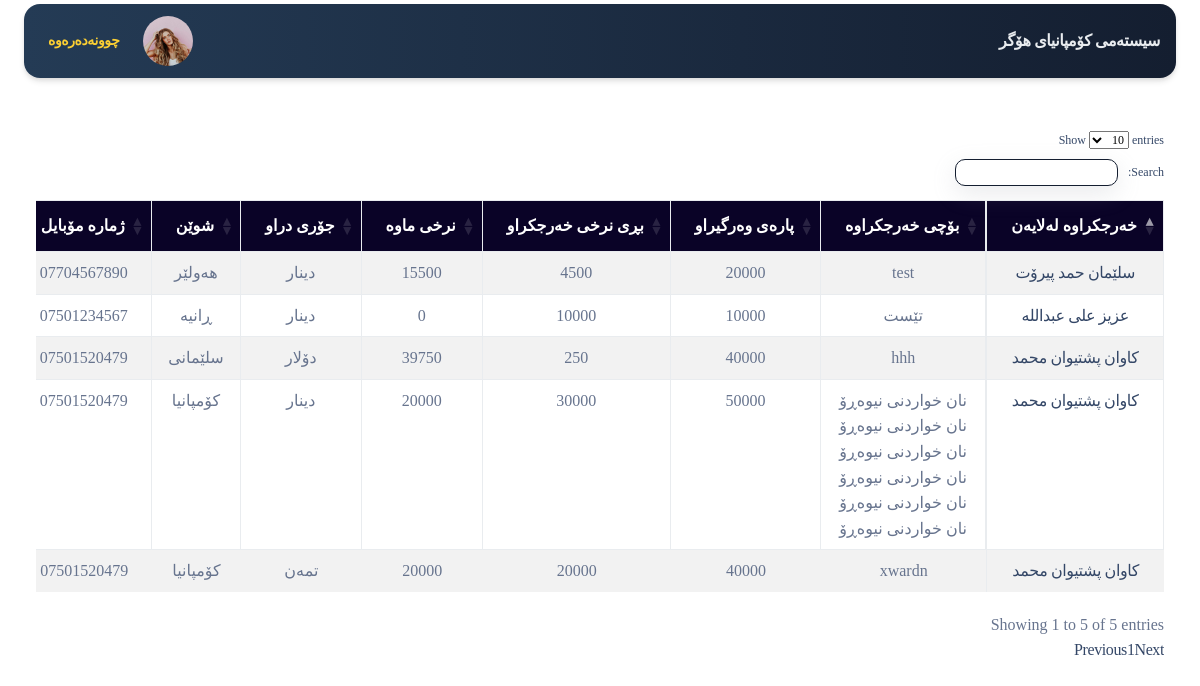
/app/xarjy.php (signed in), run on the app's committed database.
### tables this page shows
CREATE TABLE `system` (
  `id` int(11) NOT NULL,
  `name` text NOT NULL,
  `avatar` text NOT NULL
);

CREATE TABLE `person` (
  `id` int(11) NOT NULL,
  `name` varchar(255) NOT NULL,
  `phone` varchar(11) NOT NULL,
  `note` text NOT NULL
);

CREATE TABLE `xarjy` (
  `id` int(11) NOT NULL,
  `name_item` varchar(255) NOT NULL,
  `price` int(11) NOT NULL,
  `place` varchar(255) NOT NULL,
  `get_price` varchar(255) NOT NULL,
  `xarj_by` varchar(255) NOT NULL,
  `date` date NOT NULL,
  `currency_type` varchar(255) NOT NULL DEFAULT 'dinar'
);

### server/helper.php (called while the page is built, shortened)
<?php
include_once("conn.php");
?>
<?php
function show($sql) {
	global $conn;
	$get =  mysqli_query($conn,$sql);
	$result=[];
	while ($row=mysqli_fetch_assoc($get)) {
		$result[]=$row;
	}
	return $result;
}

### app/xarjy.php (the view, shortened to what this page needs)
<?php require_once('header.php'); ?>
<div class="container-fluid mt-5">
<div class="row m-auto" >
<div class="col-md-12">
<div class="table-responsive">
<table id="example" class="table  table-striped table-bordered  text-center" dir="rtl">
        <thead  style="background-color: #0a0327;color: white">
            <tr>
                <th>خەرجکراوە لەلایەن</th>
                <th>بۆچی خەرجکراوە</th>
                <th>پارەی وەرگیراو</th>
                <th>بڕی نرخی خەرجکراو</th>
                <th>نرخی ماوە</th>
                <th>جۆری دراو</th>
                <th>شوێن</th>
                <th>   ژمارە مۆبایل  </th>
            </tr>
        </thead>
        <tbody>
<?php
$items = show(" SELECT * FROM xarjy ");
foreach ($items as $item) {
  $name = $item['name_item'];
  $price = $item['price'];
  $place = $item['place'];
  $get_price = $item['get_price'];
  $xarj_by = $item['xarj_by'];
  $currency_type=$item['currency_type'];
  if ($currency_type=='dinar') {
    $currency_type='دینار';
  }
  if ($currency_type=='dollar') {
    $currency_type='دۆلار';
  }
  if ($currency_type=='tman') {
    $currency_type='تمەن';
  }
  $price_mawa=$get_price - $price;
?>
       <tr>
       <?php
          $persons = show(" SELECT * FROM person WHERE  `id`=$xarj_by");
          foreach ($persons as $person) {
            $name_person = $person['name'];
        ?>
        <td><a href="spender.php?id=<?=$xarj_by;?>"><?=$name_person;?></a></td>
        <?php } ?>
        <td style="max-width:320px;width:320px;overflow:hidden;word-wrap: break-word;overflow-wrap: break-word;white-space: pre-wrap;"><?=$name;?></td>
        <td><?=$get_price;?></td>
        <td><?=$price;?></td>
        <td><?=$price_mawa;?></td>
        <td><?=$currency_type;?></td>
        <td><?=$place;?></td>
        <?php
          $persons = show(" SELECT * FROM person WHERE  `id`=$xarj_by");
          foreach ($persons as $person) {
            $phone_person = $person['phone'];
        ?>
        <td><?=$phone_person;?></td>
        <?php } ?>
      </tr>
                        <?php
                           $persons = show(" SELECT * FROM person");
                        ?>
<?php
}
?>
        </tbody>
    </table>
    </div>
 </div>
</div>
<?php require_once('footer.php'); ?>

### app/header.php (shortened to what this page needs)
<?php
require_once('../server/helper.php') ;
  ?>
<!DOCTYPE html>
<html dir="rtl">
<head>
  <link href="../assets/css/nucleo-icons.css" rel="stylesheet" />
  <link href="../assets/css/nucleo-svg.css" rel="stylesheet" />
  <link href="../assets/font-awesome/all.css" rel="stylesheet" />
  <link href="../assets/css/nucleo-svg.css" rel="stylesheet" />
  <link id="pagestyle" href="../assets/css/soft-ui-dashboard.css?v=1.0.3" rel="stylesheet" />
  <link id="pagestyle" href="../assets/css/style.css" rel="stylesheet" />
  <link rel="stylesheet" href="../assets/css/datatables.css">
  <link rel="stylesheet" href="../assets/css/datatables.min.css">
</head>
<body class="g-sidenav-show">
<?php
if (!isset($_GET['print_type'])) {
?>
  <main class="main-content position-relative max-height-vh-100 h-100 mt-1 border-radius-lg ">
    <nav class="navbar navbar-main navbar-expand-lg px-0 mx-4 shadow bg-first border-radius-xl" id="navbarBlur" navbar-scroll="true">
      <div class="container-fluid py-1 px-3">
      <nav aria-label="breadcrumb">
        <?php $select = show(" SELECT * FROM system ");
      foreach($select as $row) {
          $name = $row['name'];
?>
          <a href="index.php" class="font-weight-bolder mb-0 text-light">  <?=$name;?> </a>
          <?php }  ?>
        </nav>
        <div class="collapse navbar-collapse" dir="ltr" id="navbar">
          <ul class="navbar-nav" dir="rtl" >
            <li class="nav-item px-3 d-flex align-items-center">
              <a href="profile.php" class="nav-link text-body p-0 ">
              <img src="../assets/img/pro/team-1.jpg" width="50" class="img-fluid rounded-circle " alt="">
              </a>
            </li>
            <li class="nav-item d-flex align-items-center">
              <a href="logout.php" class="nav-link text-body font-weight-bold px-0">
                <span class="d-sm-inline p-2 text-warning">چوونەدەرەوە</span>
              </a>
            </li>
              </ul>
        </div>
      </div>
    </nav>
    <?php } ?>

### assets/css/style.css (style rules this page uses)
* { margin: 0px; padding: 0px; font-family: 'Speda-Regular'; }
body { font-family: 'Speda-Regular'; }
table tr th { text-align-last: center !important; }
.bg-first { background: #141E30; background: -webkit-linear-gradient(to right, #243B55, #141E30); background: linear-gradient(to right, #243B55, #141E30); color: aliceblue; }

### data on the page
system: name "سیستەمی کۆمپانیای هۆگر"
xarjy: name_item "hhh", get_price "40000", price "250", price_mawa "39750", currency_type "دۆلار", place "سلێمانی"
person: name "کاوان پشتیوان محمد", phone "07501520479"
xarjy: name_item "تێست", get_price "10000", price "10000", price_mawa "0", currency_type "دینار", place "ڕانیە"
person: name "عزیز علی عبداللە", phone "07501234567"
xarjy: name_item "test", get_price "20000", price "4500", price_mawa "15500", currency_type "دینار", place "هەولێر"
person: name "سلێمان حمد پیرۆت", phone "07704567890"
xarjy: name_item "نان خواردنی نیوەڕۆ نان خواردنی نیوەڕۆ نان خواردنی نیوەڕۆ نان خواردنی نیوەڕۆ نان خواردنی نیوەڕۆ نان خواردنی نیوەڕۆ", get_price "50000", price "30000", price_mawa "20000", currency_type "دینار", place "کۆمپانیا"
xarjy: name_item "xwardn", get_price "40000", price "20000", currency_type "تمەن", place "کۆمپانیا"
